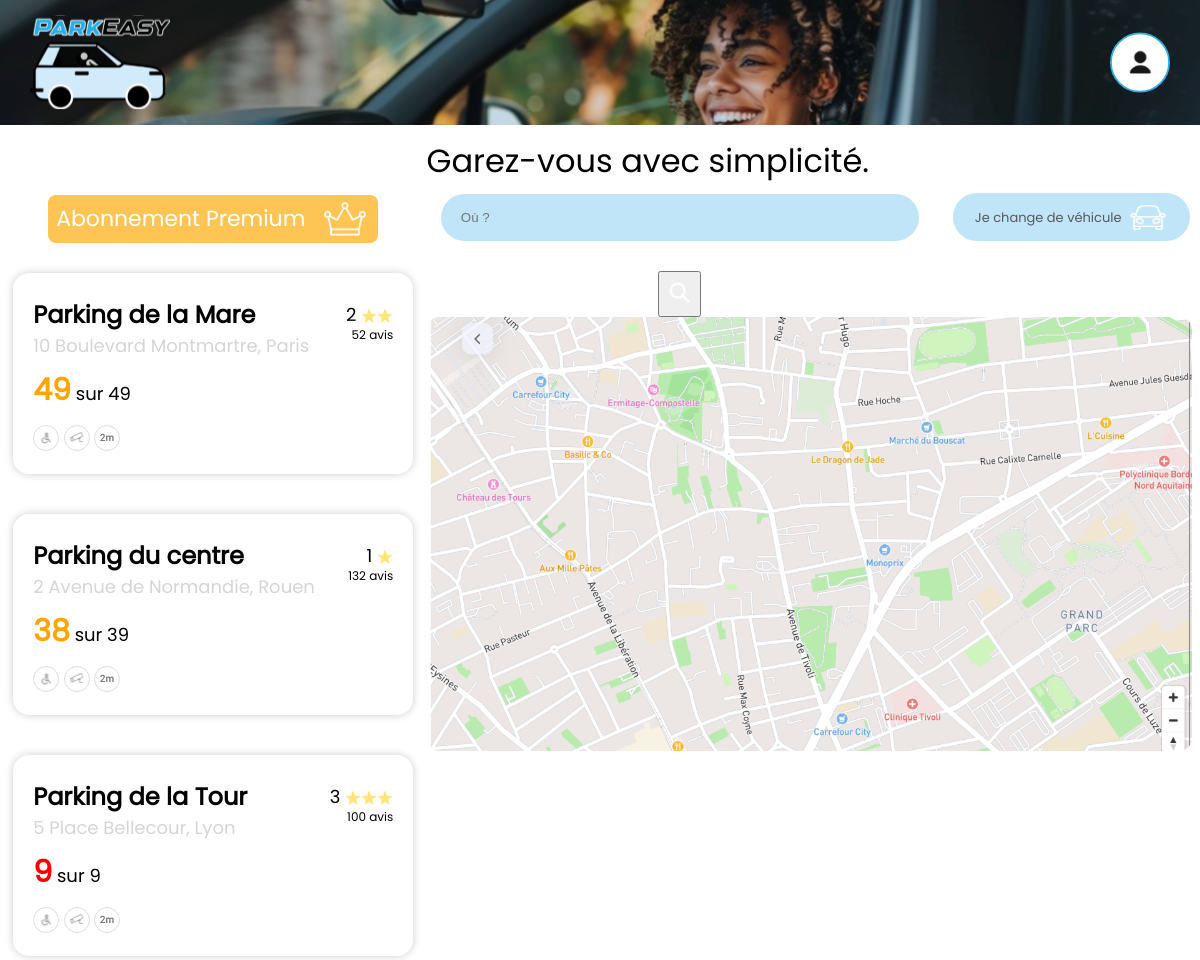
The page /home on the database its author committed.
### tables this page shows
CREATE TABLE Parking (
        Park_Id INTEGER PRIMARY KEY AUTOINCREMENT,
        Nom_Parking TEXT UNIQUE NOT NULL,
        Adresse_Parking TEXT NOT NULL,
        Ville_Parking TEXT NOT NULL,
        Hauteur_max REAL NOT NULL,
        A_Places_handicapees INTEGER NOT NULL DEFAULT 0,
        Est_Sous_Surveillance INTEGER NOT NULL DEFAULT 0,
        Est_Couvert INTEGER NOT NULL DEFAULT 0,
        Est_Horaire_24h INTEGER NOT NULL DEFAULT 0 
    );

### app.py (the view, shortened to what this page needs)
@app.route('/home', methods=['GET','POST'])
def home():
    if request.method == 'GET':
        with connect_db() as db:
            cursor = db.cursor()
            cursor.execute("SELECT * FROM Parking")
            parkings =  cursor.fetchall()
            parking1 = random.choice(parkings)
            parkings.remove(parking1)
            parking2 = random.choice(parkings)
            parkings.remove(parking2)
            parking3 = random.choice(parkings)
            parkings.remove(parking3)
            cursor.execute("SELECT COUNT(Place.Place_Id) FROM Place LEFT JOIN Reservation ON Place.Place_Id = Reservation.Place_Id AND Reservation.Date_Fin_Reservation >= datetime('now') WHERE Place.Park_Id = ? AND Reservation.Place_Id IS NULL;", (parking1[0],))
            nombre_places_disponibles_parking1 = cursor.fetchone()[0]
            cursor.execute("SELECT COUNT(Place.Place_Id) FROM Place WHERE Park_Id = ?", (parking1[0],))
            nombre_places_totales_parking1 = cursor.fetchone()[0]
            if nombre_places_disponibles_parking1 < 25:
                color1 = 'red'
            elif nombre_places_disponibles_parking1 < 50:
                color1 = 'orange'
            else:
                color1 = 'green'
            cursor.execute("SELECT COUNT(Place.Place_Id) FROM Place LEFT JOIN Reservation ON Place.Place_Id = Reservation.Place_Id AND Reservation.Date_Fin_Reservation >= datetime('now') WHERE Place.Park_Id = ? AND Reservation.Place_Id IS NULL;", (parking2[0],))
            nombre_places_disponibles_parking2 = cursor.fetchone()[0]
            cursor.execute("SELECT COUNT(Place.Place_Id) FROM Place WHERE Park_Id = ?", (parking2[0],))
            nombre_places_totales_parking2 = cursor.fetchone()[0]
            if nombre_places_disponibles_parking2 < 25:
                color2 = 'red'
            elif nombre_places_disponibles_parking2 < 50:
                color2 = 'orange'
            else:
                color2 = 'green'
            cursor.execute("SELECT COUNT(Place.Place_Id) FROM Place LEFT JOIN Reservation ON Place.Place_Id = Reservation.Place_Id AND Reservation.Date_Fin_Reservation >= datetime('now') WHERE Place.Park_Id = ? AND Reservation.Place_Id IS NULL;", (parking3[0],))
            nombre_places_disponibles_parking3 = cursor.fetchone()[0]
            cursor.execute("SELECT COUNT(Place.Place_Id) FROM Place WHERE Park_Id = ?", (parking3[0],))
            nombre_places_totales_parking3 = cursor.fetchone()[0]
            if nombre_places_disponibles_parking3 < 25:
                color3 = 'red'
            elif nombre_places_disponibles_parking3 < 50:
                color3 = 'orange'
            else:
                color3 = 'green'
        return render_template('home.html', parking1=parking1, parking2=parking2, parking3=parking3, nombre_places_disponibles_parking1=nombre_places_disponibles_parking1, nombre_places_disponibles_parking2=nombre_places_disponibles_parking2, nombre_places_disponibles_parking3=nombre_places_disponibles_parking3, nombre_places_totales_parking1=nombre_places_totales_parking1, nombre_places_totales_parking2=nombre_places_totales_parking2, nombre_places_totales_parking3=nombre_places_totales_parking3, color1=color1, color2=color2, color3=color3)

### app.py (called while the page is built)
def connect_db():
    db_path = os.path.join(os.path.dirname(__file__), 'ParkEase.db')
    return sqlite3.connect(db_path)

### templates/home.html (shortened to what this page needs)
<!DOCTYPE html>
<html lang="fr">
<head>
    <link rel="stylesheet" href="/static/reset.css">
    <link rel="stylesheet" href="/static/home.css">
    <link rel="stylesheet" href="/static/global.css">
</head>
<div class="navbar">
    <img class="logo" src="../static/Picture/logo.svg" alt="logo">
    <div class="navaccount">
        <img class="account" src="../static/Picture/account.svg" alt="account">
    </div>
</div>
<body>
    <div class="wrapper">
        <div class="container">
            <div class="main">
                <div class="firstcontainer">
                    <a href="#" class="premiumcontainer">
                        <p class="abonnementpremium">Abonnement Premium</p>
                        <img class="premium" src="../static/Picture/Crown.svg" alt="logo">
                    </a>
                    <div class="cardcontainer">
                        <a href="/detailparking/{{parking1[0]}}" class="card">
                            <div class="leftcontainer">
                                <h2 class="cardtitle">{{ parking1[1] }}</h2>
                                <p class="cardparagraph">{{ parking1[2] }}</p>
                                <p class="cardnbplace"><span id="{{color1}}">{{ nombre_places_disponibles_parking1 }}</span> sur {{ nombre_places_totales_parking1 }}</p>
                                <div class="cardpicturecontainer">
                                    <img class="cardpicture" src="../static/Picture/handicap.svg" alt="handicap">
                                    <img class="cardpicture" src="../static/Picture/camera.svg" alt="camera">
                                    <img class="cardpicture" src="../static/Picture/hauteur.svg" alt="hauteur">
                                </div>
                            </div>
                            <div class="rightcontainer">
                                <div class="notecontainer">
                                    <p class="note">2</p>
                                    <img class="star" src="../static/Picture/Star.svg" alt="star">
                                    <img class="star" src="../static/Picture/Star.svg" alt="star">
                                </div>
                                <p class="nbavis">52 avis</p>
                            </div>
                        </a>
                        <a href="/detailparking/{{parking2[0]}}" class="card">
                            <div class="leftcontainer">
                                <h2 class="cardtitle">{{ parking2[1] }}</h2>
                                <p class="cardparagraph">{{ parking2[2] }}</p>
                                <p class="cardnbplace"><span id="{{color2}}">{{ nombre_places_disponibles_parking2 }}</span> sur {{ nombre_places_totales_parking2 }}</p>
                                <div class="cardpicturecontainer">
                                    <img class="cardpicture" src="../static/Picture/handicap.svg" alt="handicap">
                                    <img class="cardpicture" src="../static/Picture/camera.svg" alt="camera">
                                    <img class="cardpicture" src="../static/Picture/hauteur.svg" alt="hauteur">
                                </div>
                            </div>
                            <div class="rightcontainer">
                                <div class="notecontainer">
                                    <p class="note">1</p>
                                    <img class="star" src="../static/Picture/Star.svg" alt="star">
                                </div>
                                <p class="nbavis">132 avis</p>
                            </div>
                        </a>
                        <a href="/detailparking/{{parking3[0]}}" class="card">
                            <div class="leftcontainer">
                                <h2 class="cardtitle">{{ parking3[1] }}</h2>
                                <p class="cardparagraph">{{ parking3[2] }}</p>
                                <p class="cardnbplace"><span id="{{color3}}">{{ nombre_places_disponibles_parking3 }}</span> sur {{ nombre_places_totales_parking3 }}</p>
                                <div class="cardpicturecontainer">
                                    <img class="cardpicture" src="../static/Picture/handicap.svg" alt="handicap">
                                    <img class="cardpicture" src="../static/Picture/camera.svg" alt="camera">
                                    <img class="cardpicture" src="../static/Picture/hauteur.svg" alt="hauteur">
                                </div>
                            </div>
                            <div class="rightcontainer">
                                <div class="notecontainer">
                                    <p class="note">3</p>
                                    <img class="star" src="../static/Picture/Star.svg" alt="star">
                                    <img class="star" src="../static/Picture/Star.svg" alt="star">
                                    <img class="star" src="../static/Picture/Star.svg" alt="star">
                                </div>
                                <p class="nbavis">100 avis</p>
                            </div>
                        </a>
                    </div>
                </div>
                <div class="secondcontainerwrapper">
                    <div class="secondcontainer">
                        <div class="titlecontainer">
                            <h1 class="title">Garez-vous avec simplicité.</h1>
                        </div>
                        <div class="barrederecherche">
                            <form method="post" action="/home">
                                <input class="input" type="text" id="Nom_Parking" name="Nom_Parking" placeholder="Où ?" required>
                                <button type="submit" class="button"><img src="../static/Picture/Search.svg" alt="search"></button>
                            </form>
                                <div class="vehicule">
                                <p class="paragraphvehicule">Je change de véhicule</p>
                                <img class="car" src="../static/Picture/Car.svg" alt="car">
                            </div>
                        </div>
                        <div>
                            <img class="map" src="../static/Picture/map.svg" alt="map">
                        </div>
                    </div>
                </div>
            </div>
        </div>
    </div>
</body>
</html>

### static/home.css (style rules this page uses)
.wrapper { display: flex; align-items: center; justify-content: center; border-radius: 16px; font-family: "Poppins", sans-serif; color: white; text-align: center; margin-left: 5px; margin-right: 5px; margin-bottom: 5px; }
.container { width: 100%; }
.navbar { background-image: url('../static/Picture/Header.svg'); display: flex; height: 125px; justify-content: space-between; position: sticky; width: 100%; }
.logo { max-width: 140px; max-height: auto; margin-left: 30px; }
.account { max-width: 60px; max-height: auto; margin-right: 30px; }
.navaccount { display: flex; }
.titlecontainer { color: black; align-items: center; }
.input { border-radius: 300px; border: none; background-color: #C1E5F8; padding-left: 20px; margin-top: 17px; height: 45px; margin-bottom: 30px; }
.main { display: flex; margin-top: 20px; }
.firstcontainer { display: flex; flex-direction: column; align-items: center; }
.secondcontainer { display: flex; flex-direction: column; justify-content: flex-start; align-items: flex-start; }
.secondcontainerwrapper { display: flex; justify-content: center; }
.premiumcontainer { display: flex; align-items: center; justify-content: center; background-color: #FFC554; text-decoration: none; border-radius: 8px; transition: all 0.3s ease-in-out; margin-top: 50px; margin-bottom: 30px; }
.abonnementpremium { color: white; margin-left: 8px; font-size: 22px; }
.premium { margin-right: 8px; width: 50px; height: auto; margin-top: 2px; margin-bottom: 2px; margin-left: 15px; }
.title { font-size: 32px; }
.map, .barrederecherche, .title { margin-left: 5px; margin-right: 5px; }
.map { width: 99%; height: auto; }
.cardcontainer { display: flex; flex-direction: column; justify-content: flex-start; align-items: flex-start; text-align: start; }
.card { box-shadow: 0 0 8px rgba(0, 0, 0, 0.2); border-radius: 16px; margin-bottom: 40px; display: flex; text-decoration: none; color: black; transition: all 0.3s ease-in-out; width: 400px; justify-content: space-between; }
.cardtitle { font-size: 24px; margin-left: 20px; margin-right: 20px; margin-top: 30px; margin-bottom: 10px; font-weight: bold; }
.cardparagraph { margin-left: 20px; margin-right: 20px; margin-bottom: 20px; color: #D5D5D5; }
.cardnbplace { margin-left: 20px; margin-right: 20px; margin-bottom: 20px; }
#orange { color: orange; font-size: 30px; font-weight: bold; }
#red { color: red; font-size: 30px; font-weight: bold; }
.cardpicturecontainer { margin-left: 20px; margin-bottom: 20px; }
.notecontainer { display: flex; margin-top: 30px; justify-content: flex-end; align-items: flex-end; margin-bottom: 5px; }
.nbavis { font-size: 12px; }
.rightcontainer { display: flex; flex-direction: column; align-items: flex-end; margin-right: 20px; }
.note { margin-top: 3px; margin-right: 5px; }
.vehicule { background-color: #C1E5F8; display: flex; justify-content: center; align-items: center; border-radius: 300px; border: none; margin-top: 16px; height: 48px; padding-left: 20px; margin-left: 20px; padding-right: 20px; transition: all 0.3s ease-in-out; }
.paragraphvehicule { font-size: 13px; color: rgb(88, 88, 88); }
.barrederecherche { display: flex; }
.car { margin-left: 8px; }
@media screen and (min-width: 1100px) { .firstcontainer { width: 35%; } }
@media screen and (min-width: 1100px) { .secondcontainerwrapper { width: 65%; } }
@media screen and (min-width: 1100px) { .vehicule { width: 17vw; } }
@media screen and (min-width: 1100px) { .input { width: 38vw; } }

### static/global.css (style rules this page uses)
h1 { font-size: 56px; }
h2 { font-size: 40px; }
p { font-size: 18px; }

### rows shown on the page
Parking: Nom_Parking "Parking de la Mare", Adresse_Parking "10 Boulevard Montmartre, Paris"
Parking: Nom_Parking "Parking du centre", Adresse_Parking "2 Avenue de Normandie, Rouen"
Parking: Nom_Parking "Parking de la Tour", Adresse_Parking "5 Place Bellecour, Lyon"

### other values the page prints
{{ nombre_places_disponibles_parking1 }} "49"
{{ nombre_places_totales_parking1 }} "49"
{{ nombre_places_disponibles_parking2 }} "38"
{{ nombre_places_totales_parking2 }} "39"
{{ nombre_places_disponibles_parking3 }} "9"
{{ nombre_places_totales_parking3 }} "9"
